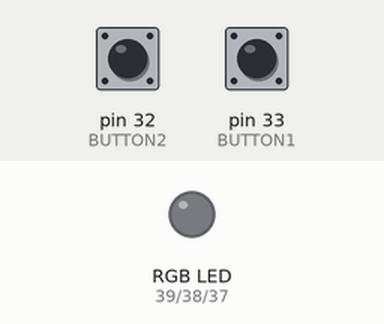
Simulated run of this sketch. Board: Arduino Mega 2560, built with avr-gcc and run on an emulated ATmega2560. Shown: an RGB LED mixed from three pins (HIGH = lit). Inputs (shaded band) come from the test bench; at power-on: pin 32 (BUTTON2) HIGH, pin 33 (BUTTON1) HIGH.

Above: at 1.2 s.
1.3 s: pin 32 (BUTTON2) pulled LOW for 3.2 s
At 4.7 s:
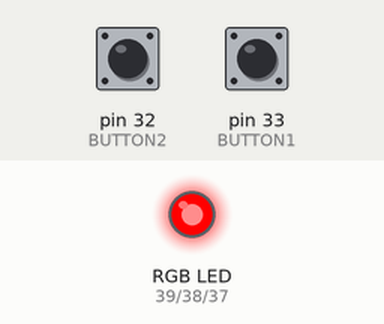
6.0 s: pin 32 (BUTTON2) pulled LOW for 0.15 s
At 7.2 s:
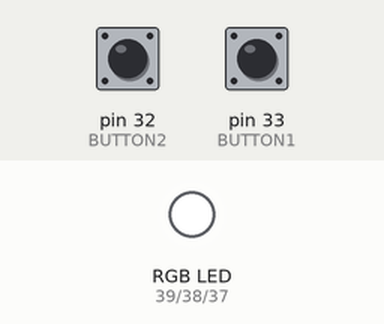
7.6 s: pin 32 (BUTTON2) pulled LOW for 1 s
At 8.8 s:
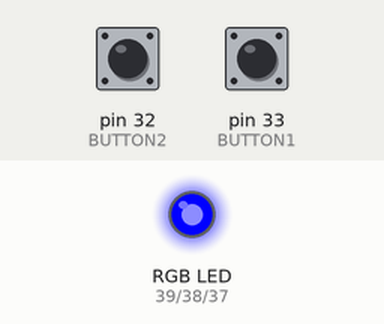
Timing chart, 0 to 10.6 s (numbered marks = the images above; inputs shaded):
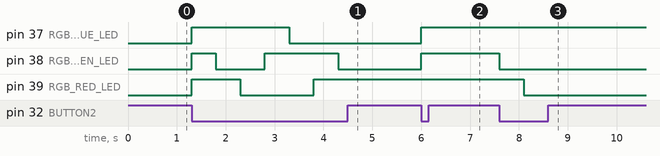

Measured:
- after the input at 1.3 s, pin 37 (RGB_BLUE_LED): LOW → HIGH at once, → LOW 2.0 s later; pin 38 (RGB_GREEN_LED): LOW → HIGH at once, → LOW 0.50 s later, → HIGH 1.0 s later, → LOW 1.5 s later; pin 39 (RGB_RED_LED): LOW → HIGH at once, → LOW 1.0 s later, → HIGH 1.5 s later
- after the input at 6.0 s, pin 37 (RGB_BLUE_LED), pin 38 (RGB_GREEN_LED): LOW → HIGH at once
- after the input at 7.6 s, pin 38 (RGB_GREEN_LED): HIGH → LOW at once; pin 39 (RGB_RED_LED): HIGH → LOW after 0.50 s

The sketch:

Lab2_3e.ino
```cpp
/*
  Resolution for Lab 2, 3.e) for the
 Energia workshop with Educational Boosterpack Mk II by Luís Afonso

 Made in 19/12/2015 by Luís Afonso
 */

/* Define the pins of the RGB LED on the boosterpack */
#define RGB_RED_LED 39
#define RGB_GREEN_LED 38
#define RGB_BLUE_LED 37

/* Macros for buttons */
#define BUTTON1 33
#define BUTTON2 32

/* Arrays to control the LEDs sequence*/
int RGB_Red[] =  {1, 1, 0, 0 ,0, 1, 1};
int RGB_Green[] = {0, 1, 1, 1, 0, 0, 1};
int RGB_Blue[] =  {0, 0, 0, 1, 1, 1, 1};

/* This will be used as a counter for the sequence current index */
int Color_Counter = 0;

void setup()
{
  pinMode(RGB_RED_LED,OUTPUT);
  pinMode(RGB_GREEN_LED,OUTPUT);
  pinMode(RGB_BLUE_LED,OUTPUT);

  /* Remember to set button pins as input pull ups */
  pinMode(BUTTON1,INPUT_PULLUP);
  pinMode(BUTTON2,INPUT_PULLUP);

  //Start with all LED off
  digitalWrite(RGB_RED_LED, LOW);
  digitalWrite(RGB_GREEN_LED, LOW);
  digitalWrite(RGB_BLUE_LED, LOW);
}

void loop()
{
  /*
    Variables to store button states for later use through the loop
    This is really important since the button state when pressed will
  be important through the rest of the loop
  */
  int Button1State = digitalRead(BUTTON1);
  int Button2State = digitalRead(BUTTON2);

  /* Wait for at least 1 of the buttons to be pressed */
  while(Button1State != LOW && Button2State != LOW){
     Button1State = digitalRead(BUTTON1);
     Button2State = digitalRead(BUTTON2);
  }

  /*
    Prioritize the button1 over button2. If you press the 2 buttons
  are pressed at the same time, then it's considered only the button1
  was pressed. This is happens because a "else if" was used for checking
  button2.
  */
  if(Button1State == LOW){
    Color_Counter++; //Increment the counter
    //if it goes over the sequence max number it goes to 0
    if(Color_Counter > 6)
      Color_Counter=0;
  }
  else if(Button2State == LOW){
    Color_Counter--; //Decrement the counter
    //if it goes bellow the sequence min number it goes to the max (6)
    if(Color_Counter <0)
      Color_Counter = 6;
  }

  digitalWrite(RGB_RED_LED, RGB_Red[Color_Counter]);
  digitalWrite(RGB_GREEN_LED, RGB_Green[Color_Counter]);
  digitalWrite(RGB_BLUE_LED, RGB_Blue[Color_Counter]);
  delay(500); // delay for debouncing of the buttons.

}
```
